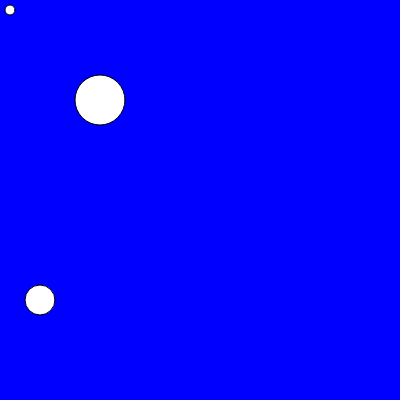
Frame 1 (no input)
Frame 60 (no input): identical to frame 1, image omitted
Frame 120 (the mouse pressed at the canvas centre since frame 60): identical to frame 1, image omitted

The p5.js sketch that drew this single still picture (run headless with seeded random() and noise() and a simulated clock; from frame 60 on, the mouse is pressed at the canvas centre):

// p5.js sketch
// ── sketch.js
function setup() {
    createCanvas(400, 400);
 
}

function draw() {
    background("blue");
    
 
    circle(10, 10, 10);
    circle(100,100,50);
    circle(40, 300, 30);
    
}
